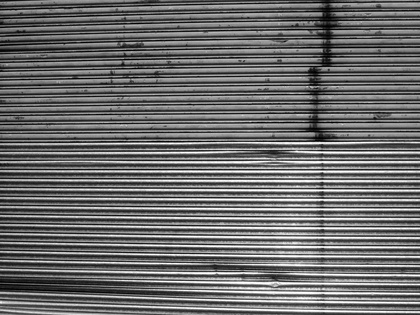
%> input picture 10.Uebung/shutter.jpg, 420 x 315 px, shrunk from 1024 x 768 before the run
$ octave uebung4.m   (GNU Octave 9; MATLAB toolbox functions it lacks are replaced by stand-ins)
%> lines starting %> are read from the running program, lines starting %| are printed output that depends on the picture
### 10.Uebung/ibv_fft2.m
% -------------------------------------------------------------------------
%   [] = ibv_fft2(img, window_type)
%
%
%
% -------------------------------------------------------------------------
function [] = ibv_fft2(img, window_type)
%> called with img = 'shutter.jpg', window_type = 'none'
    % Lab exercise 'Industrial Image Processing' 2D FFT with windowing
    % 2008, Gregor Jehle <gjehle@htwg-konstanz.de>

    % 1: view the output as is
    % 2: view image processing style centered spectrum

    img = imread('shutter.jpg');
%> img is the input picture: size 315x420 uint8; min 0, max 255, mean 109.1
    window_type = 'parzen'; %'sgauss',  'elliptic', 'bartlett', 'hanning', 'parzen'

    ViewMode = 1;

    % windowing
    img = fft2_window(double(img),window_type);

    % do the FFT
    Y = fft2(img);
    Yr = real(Y);
    Yi = imag(Y);

    Xaxis = [0:size(Y,2)];
    Yaxis = [0:size(Y,1)];

    if (ViewMode == 2);
        % center style display
        Y = fft2_center(Y);
        Yr = fft2_center(Yr);
        Yi = fft2_center(Yi);

        % adjust axes
        Nx2 = int32(length(Xaxis)/2);
        Ny2 = int32(length(Yaxis)/2);
        Xaxis = [ -Nx2:Nx2 ];
        Yaxis = [ -Ny2:Ny2 ];
    end

    subplot(2,2,1);
    subimage(img,colormap(gray(255)));
    title('Signal i(x,y)');
    xlabel('Width (px)');
    ylabel('Height (px)');

    subplot(2,2,2);
    imagesc(Xaxis,Yaxis,optview(2*abs(Y)));
    colorbar;
    title('Amplitude Spectrum of I(x,y)');
    xlabel('Spatial Frequency X (Hz)');
    ylabel('Spatial Frequency Y (Hz)');

    subplot(2,2,3);
    imagesc(Xaxis,Yaxis,optview(Yr));
    colorbar;
    title('Real Spectrum of I(x,y)');
    xlabel('Spatial Frequency X (Hz)');
    ylabel('Spatial Frequency Y (Hz)');

    subplot(2,2,4);
    imagesc(Xaxis,Yaxis,optview(Yi));
    colorbar;
    title('Imaginary Spectrum of I(x,y)');
    xlabel('Spatial Frequency X (Hz)');
    ylabel('Spatial Frequency Y (Hz)');

%     colormap('jet');
    colormap('gray');
end

### 10.Uebung/fft2_window.m
% -------------------------------------------------------------------------
%   [ ywin ] = fft2_window(y, window_type)
%
%
%
% -------------------------------------------------------------------------
function [ ywin ] = fft2_window(y, window_type)
%> called with window_type = 'parzen'
    %FFT2WINDOW performs the windowing operation on an input matrix
    % Lab exercise 'Industrial Image Processing' 2D FFT with windowing
    % 2008, Gregor Jehle <gjehle@htwg-konstanz.de>

%     display('fft2_window.m IMPLEMENT ME!');

    if(isempty(window_type) || strcmpi(window_type,'none'))
        % identity implementation
        ywin = y;
        return;
    end

    % input factors
    % inputfact(m,n) = distance( (m,n) , center )
    % normed to matrix limits
    inputfact = ones(size(y));
    Nm = size(y,1);
%> Nm = 315
    Nn = size(y,2);
%> Nn = 420
    for m = 1:Nm;
        for n = 1:Nn;
            inputfact(m,n) = sqrt(((n-Nn/2)/(Nn/2))^2+((m-Nm/2)/(Nm/2))^2);
        end
    end
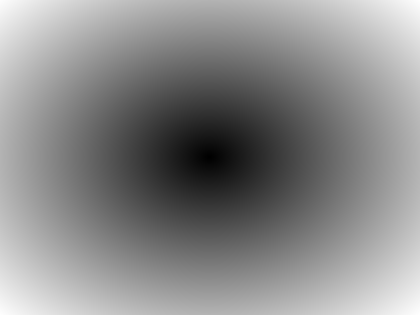
%> inputfact: size 315x420 double; min 0.00317, max 1.41, mean 0.765; drawn with min black and max white

    % switch?
    if(strcmpi(window_type,'elliptic'))
        ywin = y .* (inputfact < 1);
    elseif(strcmpi(window_type,'gauss'))
        ywin = y .* exp(-inputfact.^2./(2*0.3^2));
    elseif(strcmpi(window_type,'sgauss'))
        ywin = y .* exp(-(inputfact.^6) ./ 0.4);
    elseif(strcmpi(window_type,'bartlett'))
        ywin = y .* (1 - inputfact) .* (inputfact < 1);
    elseif(strcmpi(window_type,'hanning'))
        ywin = (y .* (0.5 * cos(pi * inputfact + 1)) .* (inputfact <1));
    elseif(strcmpi(window_type,'parzen'))
        ywin = y .* ((1 - 6*inputfact.^2 + 6*inputfact.^3) .* ...
            (inputfact < 0.5) + (2*(1-inputfact).^3) .* ...
            (inputfact >= 0.5) .* (inputfact < 1));
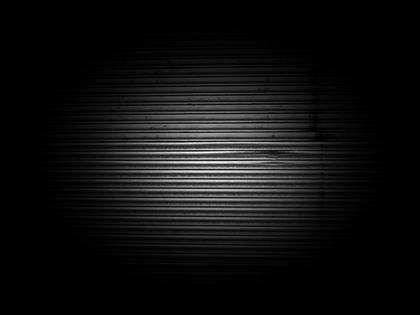
%> ywin: size 315x420 double; min 0, max 253.5, mean 16.1
    else
        % nothing works, well.. whatever
        display(sprintf('unkown windowing type: %s. using no windowing.',...
            window_type));
        ywin = y;
    end
end

### 10.Uebung/optview.m
% -------------------------------------------------------------------------
%   [ Yo ] = optview( Y )
%
%
%
% -------------------------------------------------------------------------
function [ Yo ] = optview( Image )
    %OPTVIEW Optimize fourier results for viewing
    % Lab exercise 'Industrial Image Processing' 2D FFT with windowing
    % 2008, Gregor Jehle <gjehle@htwg-konstanz.de>

    % identity implementation
    Yo = real(log(Image));
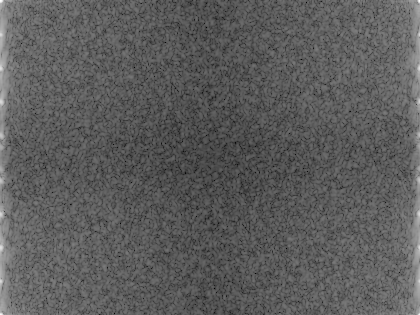
%> Yo: size 315x420 double; min 1.97, max 15.27, mean 6.81; drawn with min black and max white
%> in optview, `Yo = sqrt(abs(Image));`:
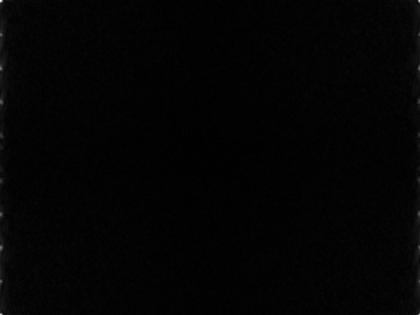
%> Yo: size 315x420 double; min 2.68, max 2065.3, mean 34.6; drawn with min black and max white
%> in optview (call 2), `Yo = real(log(Image));`:
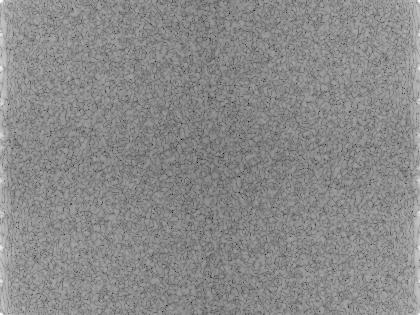
%> Yo: size 315x420 double; min -5.4, max 14.57, mean 5.43; drawn with min black and max white
%> in optview (call 3), `Yo = real(log(Image));`:
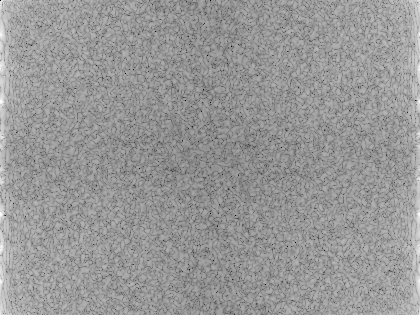
%> Yo: size 315x420 double; 0% of the values are NaN or infinite; the others: min -5.17, max 12.57, mean 5.41; drawn with min black, max white, NaN and infinite black

    % here be dragons

    [X,Y,Z] = peaks(256); % surface
    I = Yo; % image

    figure;
%> the run ends on the next line
    mesh(X, Y, Z, I); % overlay image as texture
    colormap gray; hold on;
    c = 1.5*min(Z(:)); % scaling Z- location of image
    mesh(X, Y, c*ones(size(Z)), I) % underlay image as a constant-height surface

    % display('opt_view.m IMPLEMENT ME!');
    Yo = real(log(abs(Image)));
    Yo = sqrt(abs(Image));
    Yo = log10(abs(Image));
end

### 10.Uebung/uebung4.m
%% Aufgabe 1

ibv_fft2('shutter.jpg', 'none');

%% Aufgabe 2


%% Aufgabe 3

ibv_fft2(imread('shutter.jpg'), 'none');
